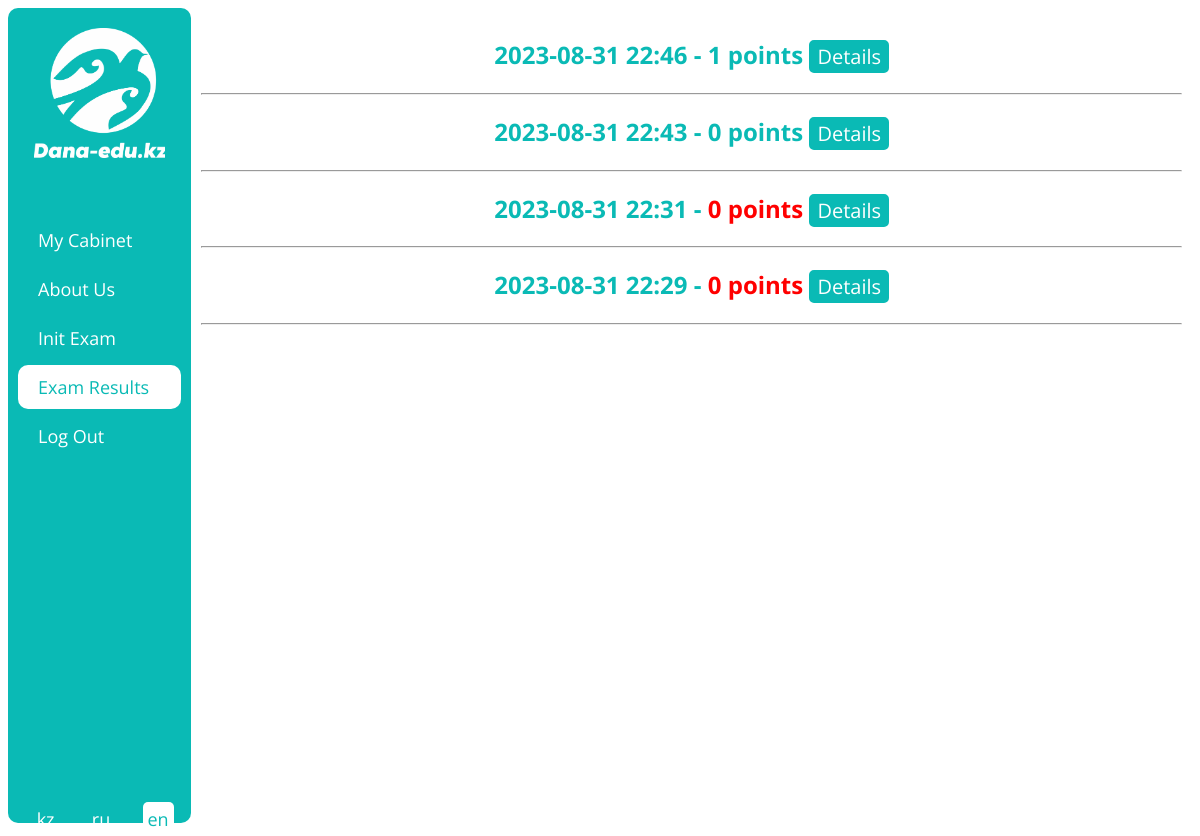
Screenshot of /en/exam_results (signed in) with the database file from the repository.
### examapp/models.py (models this page shows, shortened)
class Result(models.Model):
    user = models.ForeignKey('CustomUser', on_delete=models.CASCADE)
    variant = models.ForeignKey('Variant', on_delete=models.CASCADE)
    subjects = models.ManyToManyField('Subject')
    starts_at = models.DateTimeField(auto_now=True)
    ends_at = models.DateTimeField(null=True, blank=True)
    points = models.PositiveSmallIntegerField(default=0)
    questions = models.ManyToManyField('Question', blank=True)
    answers = models.ManyToManyField('PupilAnswer', blank=True)
    is_violated = models.BooleanField(default=False)

### examapp/views.py (the view)
# urls.py: path('exam_results', examResultsView, name='exam_results_url'),
@login_required(login_url='login_url')
def examResultsView(request):
    results = Result.objects.filter(user=request.user).order_by('-starts_at')
    context = {'results': results,
               'urls': getUserUrls(request.user)}
    return render(request, 'exam_results_page.html', context)

### examapp/functions.py (called while the page is built)
def getUserUrls(user) -> []:
    urls = [
        {'text': _('My Cabinet'), 'url': 'cabinet_url'},
        {'text': _('About Us'), 'url': 'about_us_url'}
    ]
    if user.type == 'PU':
        urls.append({'text': _('Init Exam'), 'url': 'exam_init_url'})
        urls.append({'text': _('Exam Results'), 'url': 'exam_results_url'})
    if user.type == 'MO':
        urls.append({'text': _('Get Stats'), 'url': 'get_stats_url'})
        urls.append({'text': _('Add Question'), 'url': 'add_questions_init_url'})
        urls.append({'text': _('Questions Update'), 'url': 'questions_update_url'})
        urls.append({'text': _('Set Exam For Groups'), 'url': 'set_exam_for_groups_url'})
    urls.append({'text': _('Log Out'), 'url': 'logout_url'})
    return urls

### templates/exam_results_page.html
{% extends 'base.html' %}
{% load i18n %}
{% block content %}
    {% for result in results %}
        {% if result.is_violated %}
        <h2>
            {{ result.starts_at|date:'Y-m-d H:i' }} - <span style="color: red;">{{ result.points }} {% trans 'points' %}</span>
            <button class="btn" onclick="location.href='{% url 'exam_result_url' result.id %}'">{% trans 'Check' %}</button>
        </h2>
        {% else %}
        <h2>
            {{ result.starts_at|date:'Y-m-d H:i' }} - <span>{{ result.points }} {% trans 'points' %}</span>
            <button class="btn" onclick="location.href='{% url 'exam_result_url' result.id %}'">{% trans 'Check' %}</button>
        </h2>
        {% endif %}
        <hr>
    {% endfor %}
{% endblock content %}

### static/css/style.css (style rules this page uses)
html { user-select: none; }
body { font-family: 'Open Sans', sans-serif; }
h1, h2 { color: #0ABAB5; }
.btn { font-size: 20px; font-family: 'Open Sans', sans-serif; background: #0ABAB5; border-radius: 5px; color: #ffffff; border: 2px solid #0ABAB5; }

### rows the page displays
Result: starts_at "2023-08-31 22:46", points "1"
Result: starts_at "2023-08-31 22:43", points "0"
Result: starts_at "2023-08-31 22:31", points "0"
Result: starts_at "2023-08-31 22:29", points "0"

### other values shown
{{ url.text }} "My Cabinet" "About Us" "Init Exam" "Exam Results" "Log Out"
{{ language.code }} "ru"
{{ language.code }} "en"
